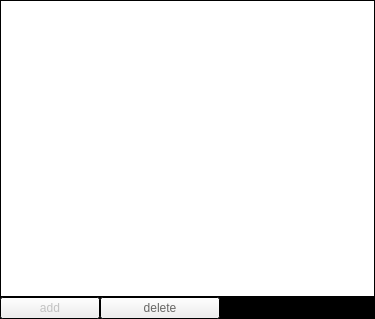
<?xml version="1.0" encoding="UTF-8"?>
<ui version="4.0">
 <class>SymbolEdit</class>
 <widget class="QWidget" name="SymbolEdit">
  <property name="geometry">
   <rect>
    <x>0</x>
    <y>0</y>
    <width>375</width>
    <height>319</height>
   </rect>
  </property>
  <property name="palette">
   <palette>
    <active>
     <colorrole role="Base">
      <brush brushstyle="SolidPattern">
       <color alpha="255">
        <red>255</red>
        <green>255</green>
        <blue>255</blue>
       </color>
      </brush>
     </colorrole>
     <colorrole role="Window">
      <brush brushstyle="SolidPattern">
       <color alpha="255">
        <red>0</red>
        <green>0</green>
        <blue>0</blue>
       </color>
      </brush>
     </colorrole>
    </active>
    <inactive>
     <colorrole role="Base">
      <brush brushstyle="SolidPattern">
       <color alpha="255">
        <red>255</red>
        <green>255</green>
        <blue>255</blue>
       </color>
      </brush>
     </colorrole>
     <colorrole role="Window">
      <brush brushstyle="SolidPattern">
       <color alpha="255">
        <red>0</red>
        <green>0</green>
        <blue>0</blue>
       </color>
      </brush>
     </colorrole>
    </inactive>
    <disabled>
     <colorrole role="Base">
      <brush brushstyle="SolidPattern">
       <color alpha="255">
        <red>0</red>
        <green>0</green>
        <blue>0</blue>
       </color>
      </brush>
     </colorrole>
     <colorrole role="Window">
      <brush brushstyle="SolidPattern">
       <color alpha="255">
        <red>0</red>
        <green>0</green>
        <blue>0</blue>
       </color>
      </brush>
     </colorrole>
    </disabled>
   </palette>
  </property>
  <property name="windowTitle">
   <string>Form</string>
  </property>
  <layout class="QGridLayout" name="gridLayout">
   <property name="leftMargin">
    <number>0</number>
   </property>
   <property name="topMargin">
    <number>0</number>
   </property>
   <property name="rightMargin">
    <number>0</number>
   </property>
   <property name="bottomMargin">
    <number>0</number>
   </property>
   <property name="spacing">
    <number>0</number>
   </property>
   <item row="1" column="0">
    <widget class="QPushButton" name="addSymbolButton">
     <property name="minimumSize">
      <size>
       <width>100</width>
       <height>0</height>
      </size>
     </property>
     <property name="maximumSize">
      <size>
       <width>100</width>
       <height>16777215</height>
      </size>
     </property>
     <property name="palette">
      <palette>
       <active>
        <colorrole role="ButtonText">
         <brush brushstyle="SolidPattern">
          <color alpha="255">
           <red>194</red>
           <green>194</green>
           <blue>194</blue>
          </color>
         </brush>
        </colorrole>
       </active>
       <inactive>
        <colorrole role="ButtonText">
         <brush brushstyle="SolidPattern">
          <color alpha="255">
           <red>194</red>
           <green>194</green>
           <blue>194</blue>
          </color>
         </brush>
        </colorrole>
       </inactive>
       <disabled>
        <colorrole role="ButtonText">
         <brush brushstyle="SolidPattern">
          <color alpha="255">
           <red>103</red>
           <green>102</green>
           <blue>100</blue>
          </color>
         </brush>
        </colorrole>
       </disabled>
      </palette>
     </property>
     <property name="text">
      <string>add</string>
     </property>
    </widget>
   </item>
   <item row="0" column="0" colspan="4">
    <widget class="QTableWidget" name="tableWidget">
     <property name="palette">
      <palette>
       <active>
        <colorrole role="WindowText">
         <brush brushstyle="SolidPattern">
          <color alpha="255">
           <red>20</red>
           <green>19</green>
           <blue>18</blue>
          </color>
         </brush>
        </colorrole>
        <colorrole role="Button">
         <brush brushstyle="SolidPattern">
          <color alpha="255">
           <red>97</red>
           <green>97</green>
           <blue>97</blue>
          </color>
         </brush>
        </colorrole>
       </active>
       <inactive>
        <colorrole role="WindowText">
         <brush brushstyle="SolidPattern">
          <color alpha="255">
           <red>20</red>
           <green>19</green>
           <blue>18</blue>
          </color>
         </brush>
        </colorrole>
        <colorrole role="Button">
         <brush brushstyle="SolidPattern">
          <color alpha="255">
           <red>97</red>
           <green>97</green>
           <blue>97</blue>
          </color>
         </brush>
        </colorrole>
       </inactive>
       <disabled>
        <colorrole role="WindowText">
         <brush brushstyle="SolidPattern">
          <color alpha="255">
           <red>103</red>
           <green>102</green>
           <blue>100</blue>
          </color>
         </brush>
        </colorrole>
        <colorrole role="Button">
         <brush brushstyle="SolidPattern">
          <color alpha="255">
           <red>97</red>
           <green>97</green>
           <blue>97</blue>
          </color>
         </brush>
        </colorrole>
       </disabled>
      </palette>
     </property>
     <attribute name="horizontalHeaderVisible">
      <bool>false</bool>
     </attribute>
     <attribute name="horizontalHeaderDefaultSectionSize">
      <number>120</number>
     </attribute>
     <attribute name="verticalHeaderVisible">
      <bool>false</bool>
     </attribute>
     <column>
      <property name="text">
       <string>name</string>
      </property>
     </column>
     <column>
      <property name="text">
       <string>value</string>
      </property>
     </column>
    </widget>
   </item>
   <item row="1" column="1">
    <widget class="QPushButton" name="delSymbolButton">
     <property name="enabled">
      <bool>false</bool>
     </property>
     <property name="minimumSize">
      <size>
       <width>120</width>
       <height>0</height>
      </size>
     </property>
     <property name="maximumSize">
      <size>
       <width>120</width>
       <height>16777215</height>
      </size>
     </property>
     <property name="palette">
      <palette>
       <active>
        <colorrole role="ButtonText">
         <brush brushstyle="SolidPattern">
          <color alpha="255">
           <red>194</red>
           <green>194</green>
           <blue>194</blue>
          </color>
         </brush>
        </colorrole>
       </active>
       <inactive>
        <colorrole role="ButtonText">
         <brush brushstyle="SolidPattern">
          <color alpha="255">
           <red>194</red>
           <green>194</green>
           <blue>194</blue>
          </color>
         </brush>
        </colorrole>
       </inactive>
       <disabled>
        <colorrole role="ButtonText">
         <brush brushstyle="SolidPattern">
          <color alpha="255">
           <red>103</red>
           <green>102</green>
           <blue>100</blue>
          </color>
         </brush>
        </colorrole>
       </disabled>
      </palette>
     </property>
     <property name="text">
      <string>delete</string>
     </property>
    </widget>
   </item>
   <item row="1" column="2" colspan="2">
    <widget class="QLabel" name="label">
     <property name="text">
      <string>TextLabel</string>
     </property>
    </widget>
   </item>
  </layout>
 </widget>
 <resources/>
 <connections/>
</ui>
